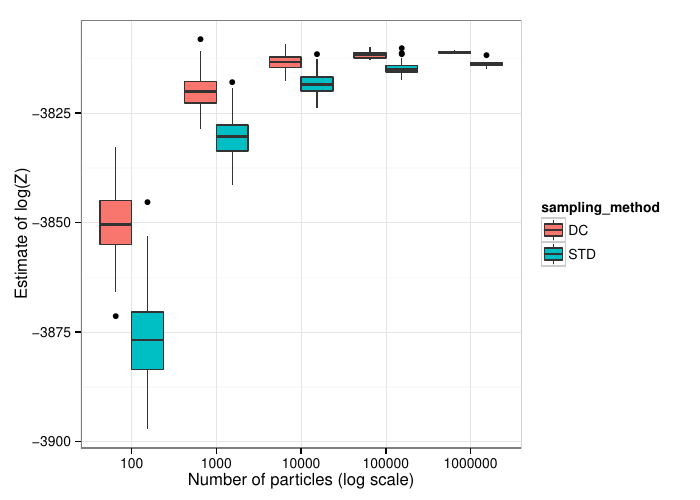

Reproduce this figure in R.
require("RSQLite")
require("ggplot2")

drv <- dbDriver("SQLite")
con <- dbConnect(drv, "logZ.sqlite")

data <- dbGetQuery(con, "select sampling_method, dc_n_particles, estimate from run  where cast(dc_n_particles as decimal) > 10 and model_use_uniform_variance = 'false'")

p <- ggplot(data, aes(x = factor(dc_n_particles), y = estimate)) +
  geom_boxplot(aes(fill = sampling_method)) +
  ylab("Estimate of log(Z)") +
  xlab("Number of particles (log scale)") +
  theme_bw() + 
  theme(legend.justification=c(1,0), legend.position=c(1,0))

ggsave("logZ.pdf", p, width = 7, height = 5)
